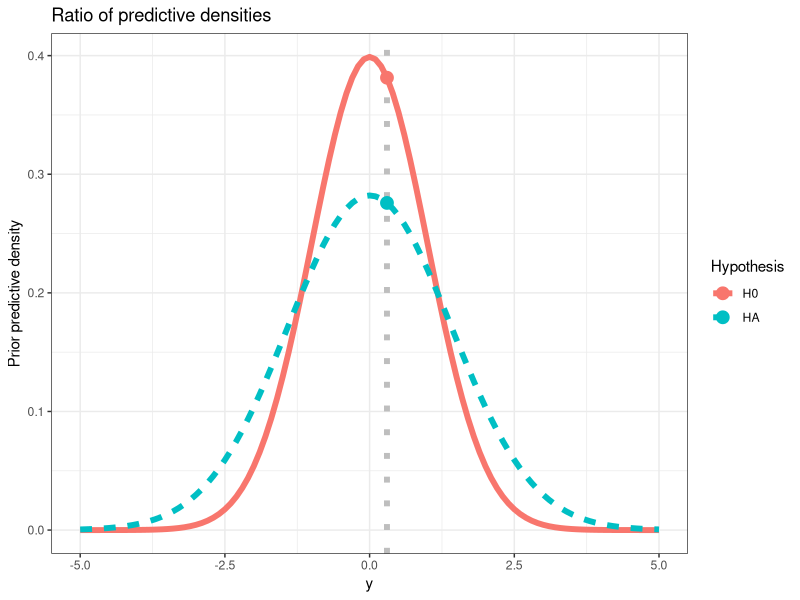
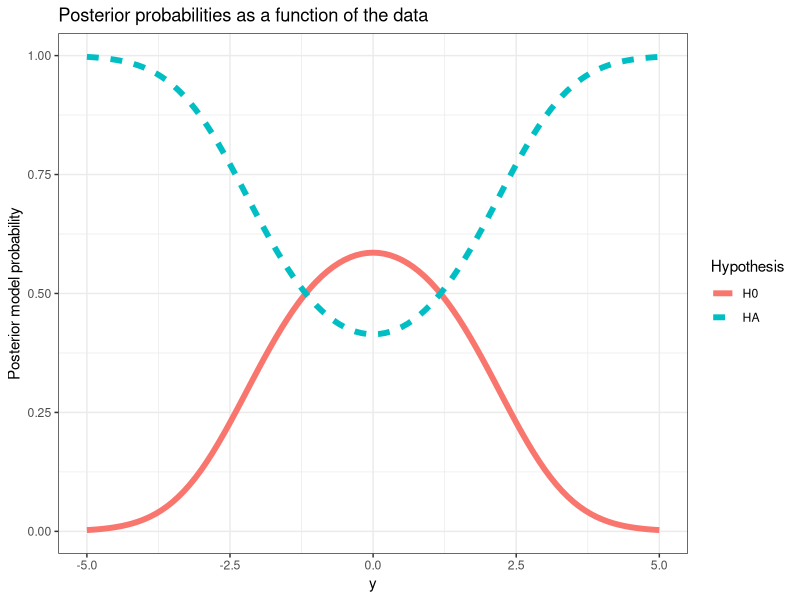
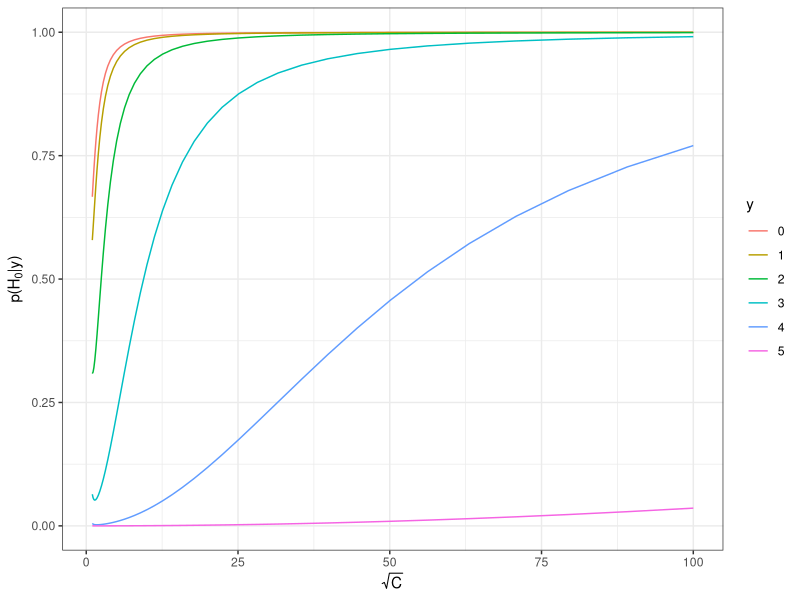

Recreate these plots in R, in order.
## ----libraries, message=FALSE, warning=FALSE, cache=FALSE-------------------------------------------------------------
# library("plyr")
library("dplyr")
library("tidyr")
library("ggplot2")


## ----set_seed, echo=FALSE---------------------------------------------------------------------------------------------
set.seed(2)


## ----echo=TRUE--------------------------------------------------------------------------------------------------------
n = 10
y = 3
probH0 = pbeta(0.5, 1+y, 1+n-y)
probH0   # p(H_0|y)
1-probH0 # p(H_A|y)


## ----echo=TRUE, size="scriptsize"-------------------------------------------------------------------------------------
y = 0.3
probH0 = 1/(1+dnorm(y, 0, sqrt(2))/dnorm(y, 0, 1))
probH0   # p(H_0|y)
1-probH0 # p(H_A|y)


## ---------------------------------------------------------------------------------------------------------------------
densities = data.frame(y = seq(-5, 5, length = 101)) %>%
  dplyr::mutate(H0 = dnorm(y, 0, 1),
                HA = dnorm(y, 0, sqrt(2))) %>%
  tidyr::gather("Hypothesis","density", H0, HA) 

ggplot(densities, aes(x = y, y = density, 
                      color = Hypothesis, linetype = Hypothesis)) +
  geom_line(size = 2) + 
  geom_vline(xintercept = y, color = "gray",linetype = "dotted", size = 2 ) + 
  geom_point(data = data.frame(y = y, 
                                density = dnorm(y, 0, c(1,sqrt(2))), 
                                Hypothesis = c("H0","HA")),
              aes(x=y, y=density, color = Hypothesis),
             size = 4) + 
  labs(title = "Ratio of predictive densities",
       y = "Prior predictive density") +
  theme_bw()


## ---------------------------------------------------------------------------------------------------------------------
d = data.frame(y = seq(-5, 5, length = 101)) %>%
  dplyr::mutate(H0 = 1/(1+dnorm(y, 0, sqrt(2))/dnorm(y, 0, 1)),
                HA = 1-H0) %>%
  tidyr::gather("Hypothesis", "Probability", H0, HA)

ggplot(d, aes(x=y, y=Probability, color = Hypothesis, linetype = Hypothesis)) + 
  geom_line(size = 2) +
  labs(title = "Posterior probabilities as a function of the data",
    y = "Posterior model probability") +
  theme_bw()


## ----normal_bayes_factor----------------------------------------------------------------------------------------------
d = expand.grid(y=seq(0,5,by=1), C=10^seq(0,4,by=0.1)) %>%
   dplyr::mutate(post_prob_H0 = 1/(1+1/exp(dnorm(y,0,1,log=TRUE)-dnorm(y,0,1+C,log=TRUE))))
  
ggplot(d, aes(sqrt(C), post_prob_H0, color=factor(y))) + 
  geom_line() + 
  labs(x = expression(sqrt(C)), y = expression(paste("p(",H[0],"|y)"))) + 
  scale_color_discrete(name="y") +
  theme_bw()
